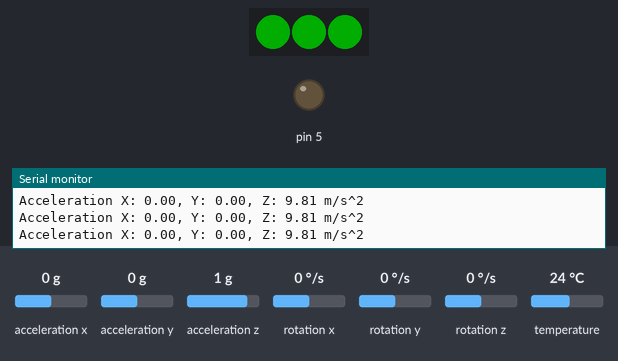
Recording of a sketch running on a simulated Arduino Uno, built with avr-gcc and run on an emulated ATmega328P. Parts: 3 RGB LEDs in strip order, left to right, output pins drawn as LEDs (lit = HIGH), the last lines printed to the serial monitor. The inputs (shaded band) are chosen by the test bench; at power-on: acceleration x 0 g, acceleration z 1 g, acceleration y 0 g, rotation x 0 °/s, rotation y 0 °/s, rotation z 0 °/s, temperature 24 °C. Dim RGB values are drawn brighter than linear.

Above: at 1.2 s.
1.3 s: acceleration x set to -0.4 g
At 1.9 s:
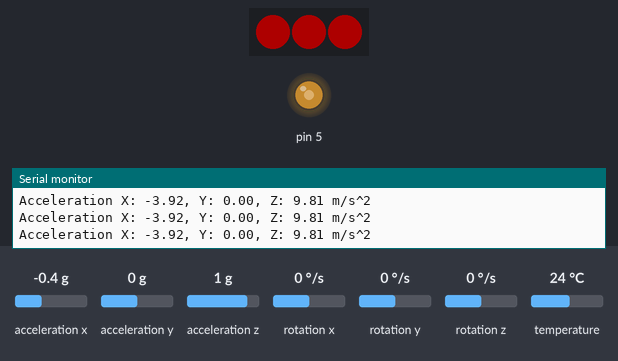
2.9 s: acceleration x set to 0 g
At 3.4 s:
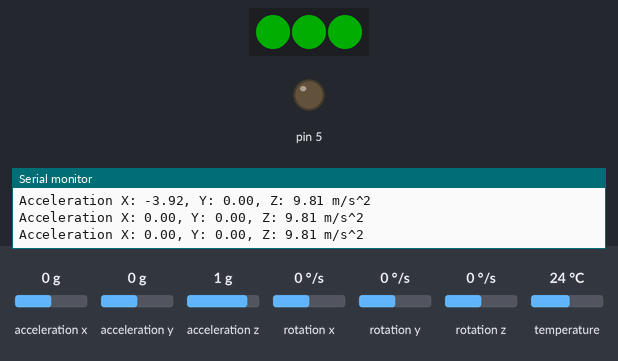
4.5 s: acceleration z set to 0.1 g
6.0 s: acceleration z set to -0.2 g
At 6.4 s:
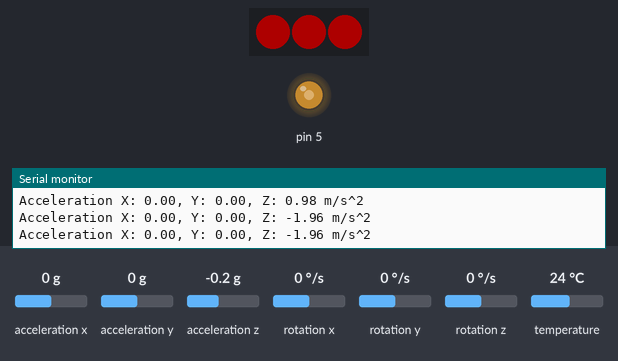
7.6 s: acceleration z set to 0 g
At 9.2 s:
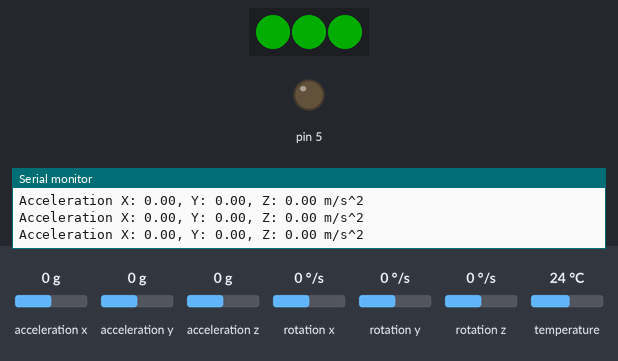
10.6 s: acceleration x set to -1.4 g
At 12.1 s:
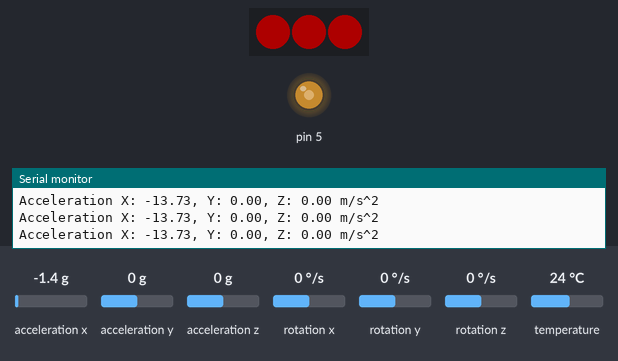
Timing chart, 0 to 13.3 s (numbered marks = the images above; inputs shaded):
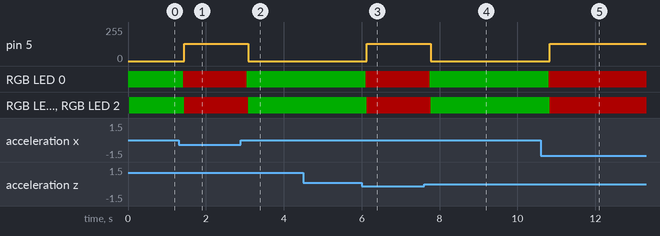

Measured:
- the behaviour switches between -0.2 and -0.3 g on acceleration x (found by bisection; images 0 and 1)
- the behaviour switches between 0 and -0.1 g on acceleration z (found by bisection; images 2 and 3)
- after the input at 1.3 s, pin 5: 0/255 → 128/255 after 0.14 s; RGB LED 0: RGB(0, 50, 0) → RGB(50, 0, 0) after 0.11 s; RGB LED 1, RGB LED 2: RGB(0, 50, 0) → RGB(50, 0, 0) after 0.14 s
- after the input at 2.9 s, pin 5: 128/255 → 0/255 after 0.19 s; RGB LED 0: RGB(50, 0, 0) → RGB(0, 50, 0) after 0.16 s; RGB LED 1, RGB LED 2: RGB(50, 0, 0) → RGB(0, 50, 0) after 0.19 s
- after the input at 6.0 s, pin 5: 0/255 → 128/255 after 0.14 s; RGB LED 0: RGB(0, 50, 0) → RGB(50, 0, 0) after 0.11 s; RGB LED 1, RGB LED 2: RGB(0, 50, 0) → RGB(50, 0, 0) after 0.14 s
- after the input at 7.6 s, pin 5: 128/255 → 0/255 after 0.18 s; RGB LED 0: RGB(50, 0, 0) → RGB(0, 50, 0) after 0.15 s; RGB LED 1, RGB LED 2: RGB(50, 0, 0) → RGB(0, 50, 0) after 0.18 s
- after the input at 10.6 s, pin 5: 0/255 → 128/255 after 0.23 s; RGB LED 0: RGB(0, 50, 0) → RGB(50, 0, 0) after 0.20 s; RGB LED 1, RGB LED 2: RGB(0, 50, 0) → RGB(50, 0, 0) after 0.23 s

The sketch:

simplexrotation.ino
```cpp
#include <Adafruit_MPU6050.h>
#include <Adafruit_Sensor.h>
#include <Wire.h>
#include <Adafruit_NeoPixel.h>
#include <math.h>
#define LED_PIN    6
#define LED_COUNT 3
#define angleLimit 15

Adafruit_MPU6050 mpu;

Adafruit_NeoPixel strip(LED_COUNT, LED_PIN, NEO_GRB + NEO_KHZ800);

void setup() {
  //start accelerometer
  mpu.begin();

  mpu.setAccelerometerRange(MPU6050_RANGE_2_G);

  mpu.setGyroRange(MPU6050_RANGE_500_DEG);

  mpu.setFilterBandwidth(MPU6050_BAND_5_HZ);

  strip.begin();           // INITIALIZE NeoPixel strip object (REQUIRED)
  strip.show();            // Turn OFF all pixels ASAP
  strip.setBrightness(50); // Set BRIGHTNESS to about 1/5 (max = 255)


  pinMode(5,OUTPUT);

  Serial.begin(9600);
}

void loop() {
  // put your main code here, to run repeatedly:
  sensors_event_t a, g, temp;
  mpu.getEvent(&a, &g, &temp);


  double rx=atan2(a.acceleration.x,a.acceleration.z)*(180/PI);
  double ry=atan2(a.acceleration.y,a.acceleration.z)*(180/PI);
 // Serial.println(rx);
Serial.print("Acceleration X: ");
  Serial.print(a.acceleration.x);
  Serial.print(", Y: ");
  Serial.print(a.acceleration.y);
  Serial.print(", Z: ");
  Serial.print(a.acceleration.z);
  Serial.println(" m/s^2");


  if(rx>angleLimit||rx<-angleLimit){
    colorWipe(strip.Color(255,   0,   0), 10); // Red
    analogWrite(5,128);


  }
  else{
    colorWipe(strip.Color(  0, 255,   0), 10); // Green
    analogWrite(5,0);
  }
  delay (200);
}

void colorWipe(uint32_t color, int wait) {
  for(int i=0; i<strip.numPixels(); i++) { // For each pixel in strip...
    strip.setPixelColor(i, color);         //  Set pixel's color (in RAM)
    strip.show();                          //  Update strip to match
    delay(wait);                           //  Pause for a moment
  }
}
```
